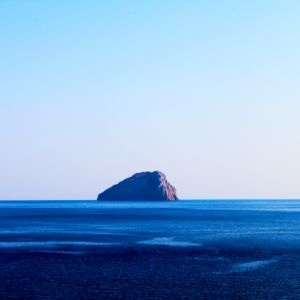
//> input picture S4/M4.4 Traitement des données Multimédia/Vision et Perception Numériques/TP/TP/TP-1/TP2-VPN1-2filtre1/03.jpg, 300 x 300 px
$ ./Ajout_du_bruit   (built with g++ and OpenCV 4)
//> lines starting //> are read from the running program, lines starting //| are printed output that depends on the picture
#include <opencv2/core/core.hpp>
#include <opencv2/imgproc/imgproc.hpp>
#include <opencv2/highgui/highgui.hpp>
using namespace cv;

int main(int argc, char *argv[])
{
       Mat input = imread("03.jpg");
//> input is the input picture: 300 rows x 300 cols, CV_8UC3; mean B, G, R 207.2, 167, 130.6
    Mat imGray;
    cvtColor(input,imGray,CV_BGR2GRAY);
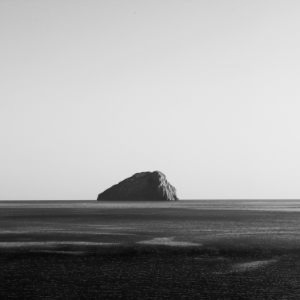
//> imGray: 300 rows x 300 cols, CV_8UC1; min 7, max 235, mean 160.7
    Mat noise = Mat(imGray.size(),CV_64F);
    Mat result;
    normalize(imGray, result, 0.0, 1.0, CV_MINMAX, CV_64F);
    randn(noise, 0, 0.1);
    result = result + noise;
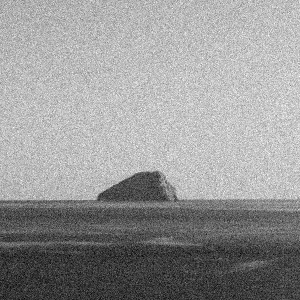
//> result: 300 rows x 300 cols, CV_64FC1; min -0.301, max 1.34, mean 0.674; drawn with min black and max white
    normalize(result, result, 0.0, 1.0, CV_MINMAX, CV_64F);
    result.convertTo(result, CV_32F, 255, 0);
//> result: 300 rows x 300 cols, CV_32FC1
    imwrite("result.jpg",result);
   waitKey(0);
    return 1;
}
